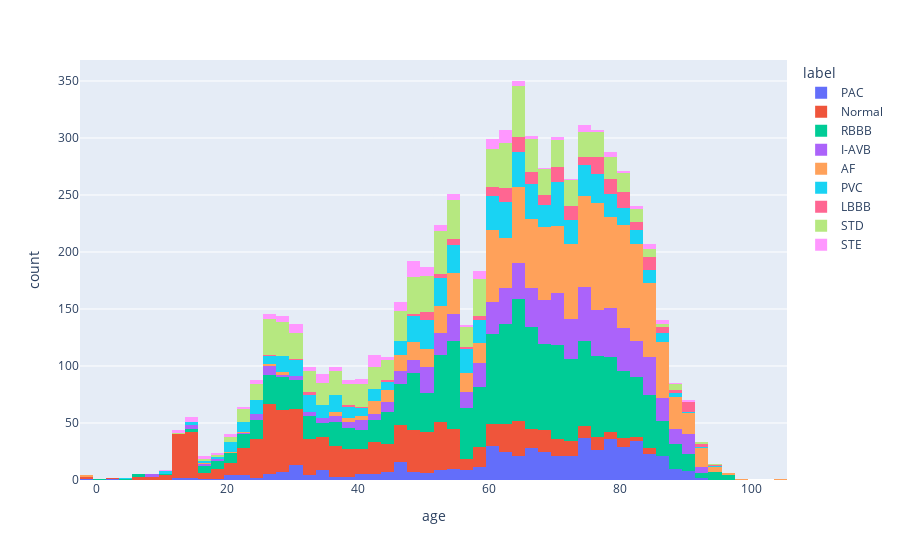

The notebook cell this image was saved under:
### Code cell
fig = px.histogram(df_raw, orientation='v', x="age", color='label')
fig.show()

### Figure 1 — Plotly figure (JSON) as saved in the notebook; plotly's stock layout.template omitted (floating-point values rounded to 4 significant figures; data arrays with more than 128 entries replaced by an {"elided": "..."} marker saying what was removed)
{"data": [{"alignmentgroup": "True", "bingroup": "x", "hovertemplate": "label=PAC<br>age=%{x}<br>count=%{y}<extra></extra>", "legendgroup": "PAC", "marker": {"color": "#636efa"}, "name": "PAC", "offsetgroup": "PAC", "orientation": "v", "showlegend": true, "type": "histogram", "x": {"elided": "544 int values"}, "xaxis": "x", "yaxis": "y"}, {"alignmentgroup": "True", "bingroup": "x", "hovertemplate": "label=Normal<br>age=%{x}<br>count=%{y}<extra></extra>", "legendgroup": "Normal", "marker": {"color": "#EF553B"}, "name": "Normal", "offsetgroup": "Normal", "orientation": "v", "showlegend": true, "type": "histogram", "x": {"elided": "918 int values"}, "xaxis": "x", "yaxis": "y"}, {"alignmentgroup": "True", "bingroup": "x", "hovertemplate": "label=RBBB<br>age=%{x}<br>count=%{y}<extra></extra>", "legendgroup": "RBBB", "marker": {"color": "#00cc96"}, "name": "RBBB", "offsetgroup": "RBBB", "orientation": "v", "showlegend": true, "type": "histogram", "x": {"elided": "1675 int values"}, "xaxis": "x", "yaxis": "y"}, {"alignmentgroup": "True", "bingroup": "x", "hovertemplate": "label=I-AVB<br>age=%{x}<br>count=%{y}<extra></extra>", "legendgroup": "I-AVB", "marker": {"color": "#ab63fa"}, "name": "I-AVB", "offsetgroup": "I-AVB", "orientation": "v", "showlegend": true, "type": "histogram", "x": {"elided": "722 int values"}, "xaxis": "x", "yaxis": "y"}, {"alignmentgroup": "True", "bingroup": "x", "hovertemplate": "label=AF<br>age=%{x}<br>count=%{y}<extra></extra>", "legendgroup": "AF", "marker": {"color": "#FFA15A"}, "name": "AF", "offsetgroup": "AF", "orientation": "v", "showlegend": true, "type": "histogram", "x": {"elided": "1221 int values"}, "xaxis": "x", "yaxis": "y"}, {"alignmentgroup": "True", "bingroup": "x", "hovertemplate": "label=PVC<br>age=%{x}<br>count=%{y}<extra></extra>", "legendgroup": "PVC", "marker": {"color": "#19d3f3"}, "name": "PVC", "offsetgroup": "PVC", "orientation": "v", "showlegend": true, "type": "histogram", "x": {"elided": "627 int values"}, "xaxis": "x", "yaxis": "y"}, {"alignmentgroup": "True", "bingroup": "x", "hovertemplate": "label=LBBB<br>age=%{x}<br>count=%{y}<extra></extra>", "legendgroup": "LBBB", "marker": {"color": "#FF6692"}, "name": "LBBB", "offsetgroup": "LBBB", "orientation": "v", "showlegend": true, "type": "histogram", "x": {"elided": "199 int values"}, "xaxis": "x", "yaxis": "y"}, {"alignmentgroup": "True", "bingroup": "x", "hovertemplate": "label=STD<br>age=%{x}<br>count=%{y}<extra></extra>", "legendgroup": "STD", "marker": {"color": "#B6E880"}, "name": "STD", "offsetgroup": "STD", "orientation": "v", "showlegend": true, "type": "histogram", "x": {"elided": "786 int values"}, "xaxis": "x", "yaxis": "y"}, {"alignmentgroup": "True", "bingroup": "x", "hovertemplate": "label=STE<br>age=%{x}<br>count=%{y}<extra></extra>", "legendgroup": "STE", "marker": {"color": "#FF97FF"}, "name": "STE", "offsetgroup": "STE", "orientation": "v", "showlegend": true, "type": "histogram", "x": {"elided": "185 int values"}, "xaxis": "x", "yaxis": "y"}], "layout": {"barmode": "relative", "legend": {"title": {"text": "label"}, "tracegroupgap": 0}, "margin": {"t": 60}, "xaxis": {"anchor": "y", "domain": [0, 1], "title": {"text": "age"}}, "yaxis": {"anchor": "x", "domain": [0, 1], "title": {"text": "count"}}}}
